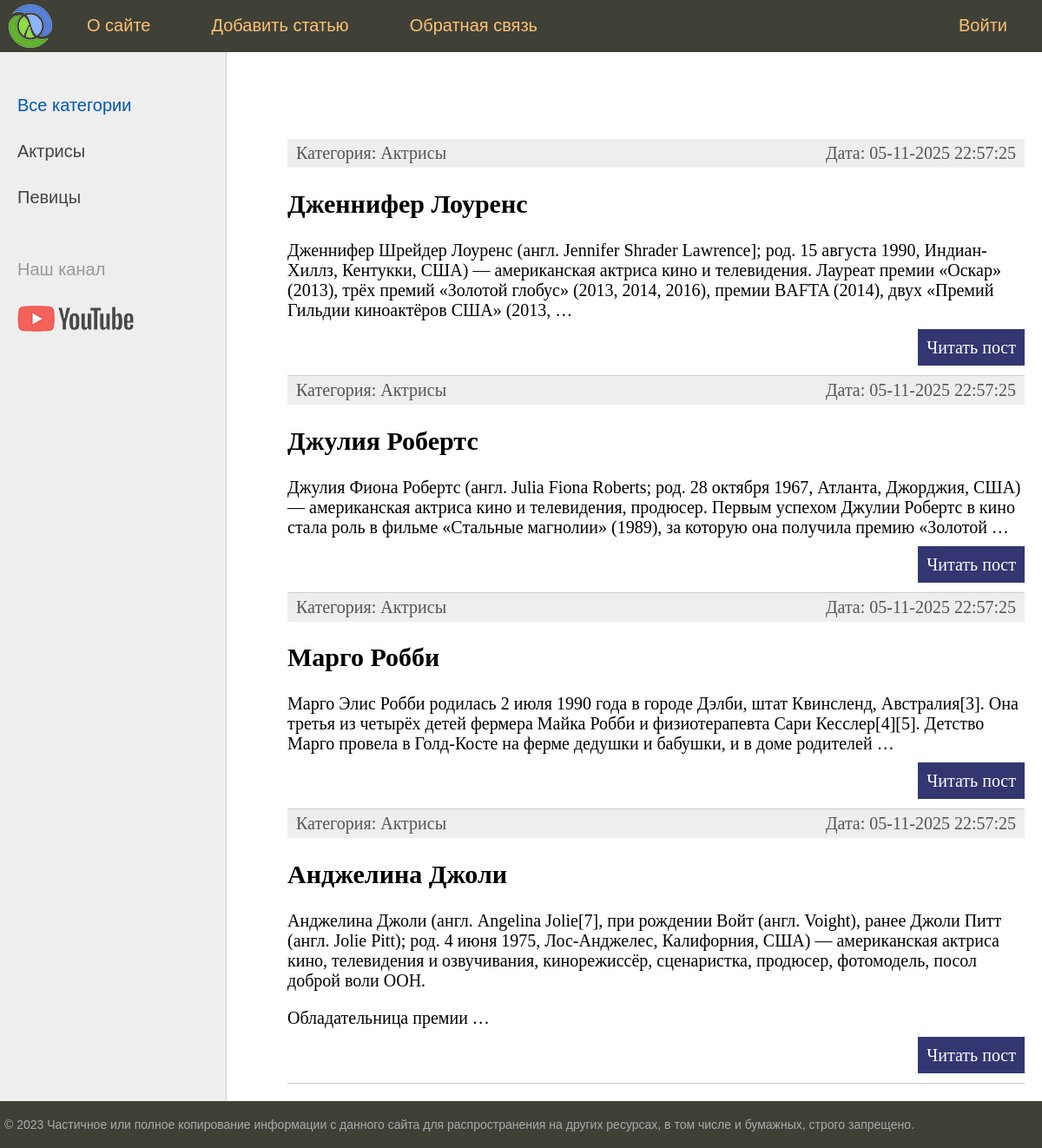
/, run on an earlier commit of the app's database.
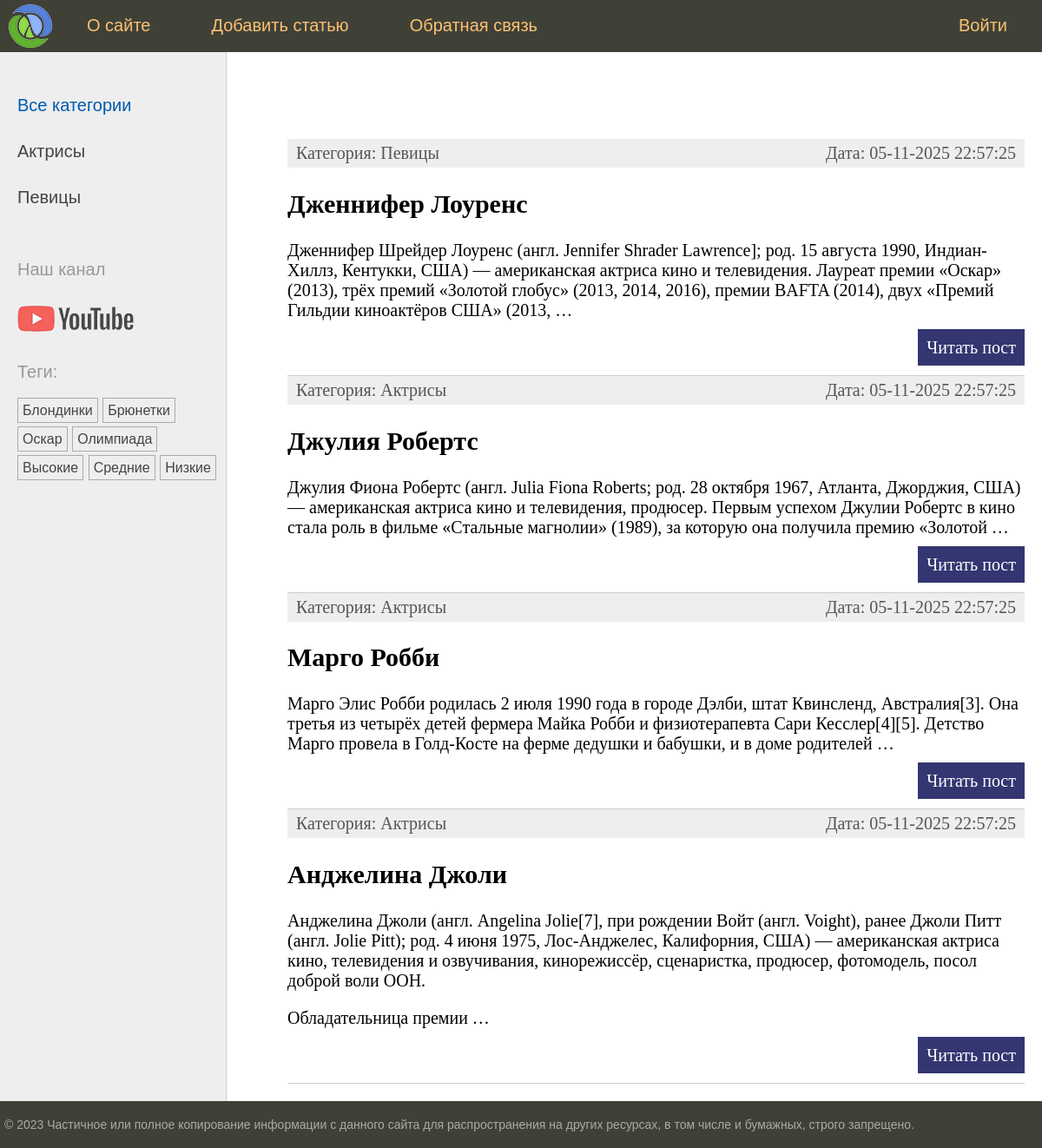
And on a later commit of the database.
### women/models.py (models this page shows, shortened)
class Category(models.Model):
    name = models.CharField(max_length=100, db_index=True)
    slug = models.SlugField(max_length=255, unique=True, db_index=True)
    def get_absolute_url(self):
        return reverse('category', kwargs={'cat_slug': self.slug})

class Women(models.Model):
    class Status(models.IntegerChoices):
        DRAFT = 0, 'Черновик'
        PUBLISHED = 1, 'Опубликовано'
    title = models.CharField(max_length=255)
    slug = models.SlugField(max_length=255, unique=True, db_index=True)
    content = models.TextField(blank=True)
    time_create = models.DateTimeField(auto_now_add=True)
    time_update = models.DateTimeField(auto_now=True)
    is_published = models.BooleanField(choices=Status.choices, default=Status.DRAFT)
    cat = models.ForeignKey('Category', on_delete=models.PROTECT, related_name="posts")
    tag = models.ManyToManyField('TagPost', blank=True, related_name='tags')
    husband = models.OneToOneField('Husband', on_delete=models.SET_NULL, null=True, blank=True, related_name='wuman')
    objects = models.Manager()
    published = PublishedManager()
    class Meta:
        ordering = ['-time_create']
        indexes = [
            models.Index(fields=['-time_create'])
        ]
    def get_absolute_url(self):
        return reverse('post', kwargs={'post_slug': self.slug})

class TagPost(models.Model):
    tag = models.CharField(max_length=100, db_index=True)
    slug = models.SlugField(max_length=255, unique=True, db_index=True)
    def get_absolute_url(self):
        return reverse('tag', kwargs={'tag_slug': self.slug})

### women/views.py (the view)
# urls.py: path('', views.index, name='home'),  #http://coolsite.ru/
def index(request):  # ссылка на HttpRequest - инфа о запросе: сессии, куки
    posts = Women.published.all()
    data = {'title': 'Главная страница',
            'menu': menu,
            'posts': posts,
            'cat_selected': 0,
            }
    return render(request, 'women/index.html', data)

### women/models.py (called while the page is built)
    def get_queryset(self):
        return super().get_queryset().filter(is_published=Women.Status.PUBLISHED)

### women/templatetags/women_tags.py (called while the page is built)
@register.inclusion_tag('women/list_categories.html')
def show_categories(cat_selected=0):
    cats = Category.objects.all()
    return {'cats': cats, 'cat_selected': cat_selected}

@register.inclusion_tag('women/list_tags.html')
def show_all_tags():
    return {'tags': TagPost.objects.all()}

### women/templates/women/index.html (shortened to what this page needs)
{% extends 'base.html' %}
{% block content %}
<ul class="list-articles">
	{% for p in posts %}
        <li>
            <div class="article-panel">
                <p class="first">Категория: {{ p.cat.name }}</p>
                <p class="last">Дата: {{ p.time_update|date:"d-m-Y H:i:s" }}</p>
            </div>
            <h2>{{p.title}}</h2>
    {% autoescape off %}
	{{p.content|linebreaks|truncatewords:40}}
    {% endautoescape %}
			<p class="link-read-post"><a href="{{ p.get_absolute_url }}">Читать пост</a></p>
			</li>
	{% endfor %}
</ul>
{% endblock %}

### templates/base.html (shortened to what this page needs)
{% load static %}
{% load women_tags %}
<!DOCTYPE html>
<html>
<head>
    <link type="text/css" href="{% static 'women/css/styles.css' %}" rel="stylesheet"/>
</head>
<body>
<table class="table-page" border=0 cellpadding="0" cellspacing="0">
    <tr>
        <td valign=top>
            {% block mainmenu %}
                <div class="header">
                    <ul id="mainmenu" class="mainmenu">
                        <li class="logo"><a href="{% url 'home' %}">
                            <div class="logo"></div>
                        </a></li>
                        {% for m in menu %}
                            {% if not forloop.last %}
                                <li>{% else %}
                                <li class="last">{% endif %}
                        <a href="{% url m.url_name %}">{{ m.title }}</a></li>
                        {% endfor %}
                    </ul>
                </div>
            {% endblock mainmenu %}
            <table class="table-content" border=0 cellpadding="0" cellspacing="0">
                <tr>
                    <td valign="top" class="left-chapters">
                        <ul id="leftchapters">
                            {% if cat_selected == 0 %}
                                <li class="selected">Все категории</li>
                            {% else %}
                                <li><a href="{% url 'home' %}">Все категории</a></li>
                            {% endif %}
                            {% show_categories cat_selected %}
                            <li class="share">
                                <p>Наш канал</p>
                                <a class="share-yt"
                                   href="https://www.youtube.com/channel/UClJzWfGWuGJL2t-3dYKcHTA/playlists"
                                   target="_blank" rel="nofollow"></a>
                            </li>
                            <li>{% show_all_tags %}</li>
                        </ul>
                    </td>
                    <td valign="top" class="content">
                        <div class="content-text">
                            {% block content %}
                            {% endblock %}
                        </div>
                    </td>
                </tr>
            </table>
        </td>
    </tr>
    <tr>
        <td valign=top>
            <div id="footer">
                <p>&copy; 2023 Частичное или полное копирование информации с данного сайта для распространения на других
                    ресурсах, в том числе и бумажных, строго запрещено.</p>
            </div>
        </td>
    </tr>
</table>
</body>
</html>

### women/templates/women/list_categories.html
{% for cat in cats %}
    {% if cat.id == cat_selected %}
        <li class='selected'>{{ cat.name }}</li>
    {% else %}
        <li><a href="{{ cat.get_absolute_url }}">{{ cat.name }}</a></li>
    {% endif %}
{% endfor %}

### women/templates/women/list_tags.html
{% if tags %}
    <p>Теги:</p>
    <ul class="tags-list">
        {% for t in tags %}
            <li><a href="{{ t.get_absolute_url }}">{{ t.tag }}</a></li>
        {% endfor %}
    </ul>
{% endif %}

What changed in the data, as far as the page shows it:
added TagPost: tag "Блондинки"
added TagPost: tag "Брюнетки"
added TagPost: tag "Оскар"
added TagPost: tag "Олимпиада"
added TagPost: tag "Высокие"
added TagPost: tag "Средние"
added TagPost: tag "Низкие"
changed Women "Дженнифер Лоуренс": cat.name "Актрисы" → "Певицы"
Also different on the page:
text now shown: "Теги:"
